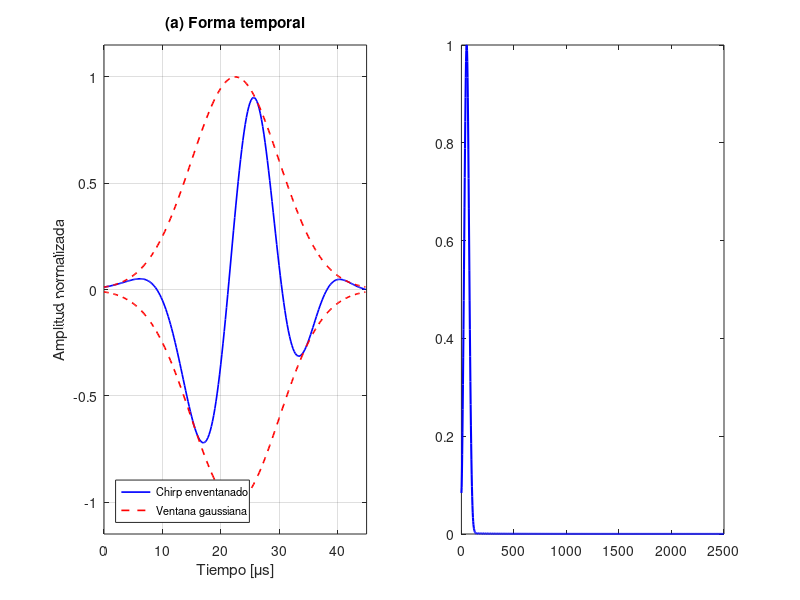

This chart was generated by the following MATLAB code: (Note: this script raises an error after producing the figure.)
%
%  FIGURA DEL CHIRP PARA LA MEMORIA (Sección 3.5.1)
%  Genera una figura limpia de la señal chirp: forma temporal + espectro
%  Exportar como PNG/PDF para insertar en el TFG
%
%  Señal chirp R3α (Tabla 5 tesis): 22→50 kHz, Ts=45µs, ventana gaussiana

clear; clc; close all;

% Parámetros de la señal
DT   = 2.0e-7;   % s (paso temporal)
Ts   = 45e-6;    % s (duración)
f0   = 22e3;     % Hz (frecuencia inicial)
f1   = 50e3;     % Hz (frecuencia final)
Fc   = 36e3;     % Hz (frecuencia central)

% Vector temporal y señal
Nc = round(Ts/DT);
t  = (0:Nc-1)*DT;
mu = Ts/2; sigma = Ts/6;
f_t   = (f1-f0)*t/Ts + f0;            % frecuencia instantánea
phase = 2*pi*f_t.*t;                  % fase
win   = exp(-((t-mu).^2)/(2*sigma^2)); % ventana gaussiana
chirp = cos(phase).*win;              % señal chirp enventanada

% Espectro
NFFT = 2^nextpow2(8*Nc);
S    = abs(fft(chirp, NFFT));
S    = S(1:NFFT/2)/max(S(1:NFFT/2));   % normalizado
f    = (0:NFFT/2-1)/(NFFT*DT);

% ===== FIGURA =====
figure('Position',[100 100 900 350],'Color','w');

% Panel (a): forma temporal
subplot(1,2,1);
plot(t*1e6, chirp, 'b-', 'LineWidth', 1.2); hold on;
plot(t*1e6, win, 'r--', 'LineWidth', 1.2);
plot(t*1e6, -win, 'r--', 'LineWidth', 1.2);
grid on; box on;
xlabel('Tiempo [\mus]','FontSize',11);
ylabel('Amplitud normalizada','FontSize',11);
title('(a) Forma temporal','FontSize',11);
legend('Chirp enventanado','Ventana gaussiana','Location','southwest','FontSize',8);
xlim([0 Ts*1e6]); ylim([-1.15 1.15]);

% Panel (b): espectro
subplot(1,2,2);
plot(f/1e3, S, 'b-', 'LineWidth', 1.5); hold on;
% Marcar banda -3dB
umbral = 1/sqrt(2);
yline(umbral, 'k:', 'LineWidth', 1);
idx3 = find(S > umbral);
f_lo = f(idx3(1))/1e3; f_hi = f(idx3(end))/1e3;
xline(f0/1e3, 'g--', 'LineWidth', 1);
xline(f1/1e3, 'g--', 'LineWidth', 1);
area(f(idx3)/1e3, S(idx3), 'FaceColor', [0.7 0.85 1], 'FaceAlpha', 0.5, 'EdgeColor','none');
plot(f/1e3, S, 'b-', 'LineWidth', 1.5);
grid on; box on;
xlabel('Frecuencia [kHz]','FontSize',11);
ylabel('Magnitud normalizada','FontSize',11);
title('(b) Espectro','FontSize',11);
text(Fc/1e3, 0.5, sprintf('BW_{-3dB}\n[%.0f-%.0f] kHz', f_lo, f_hi), ...
    'HorizontalAlignment','center','FontSize',8,'BackgroundColor','w');
xlim([0 80]); ylim([0 1.1]);

% Exportar (descomentar para guardar)
% print(gcf, 'chirp_memoria.png', '-dpng', '-r300');
% print(gcf, 'chirp_memoria.pdf', '-dpdf', '-bestfit');

fprintf('Figura del chirp generada.\n');
fprintf('Banda -3dB: [%.1f - %.1f] kHz\n', f_lo, f_hi);
fprintf('Para exportar, descomenta las líneas print() al final.\n');
